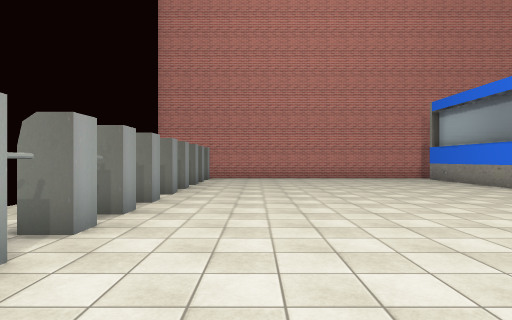
View 1 (above)

21 first-person views from a walk through a scene from a Unity 3-D project. The camera is 1.5 m above the floor, looks level and sees 75° across. The floor is counted in squares, 1.8 m on a side. Each view is taken from the middle of a square. On the plan, view 1 faces up. The plan holds only what a view shows up to about 11 squares ahead; the rest is blank. The place goes on beyond the plan. The player is left out. Some surface patterns are stand-ins.

View 2
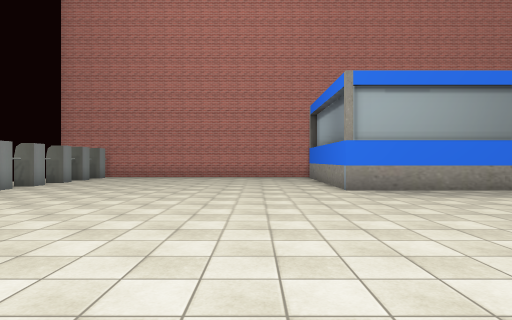

View 3
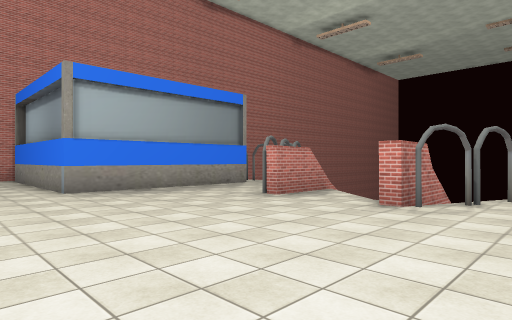

View 4
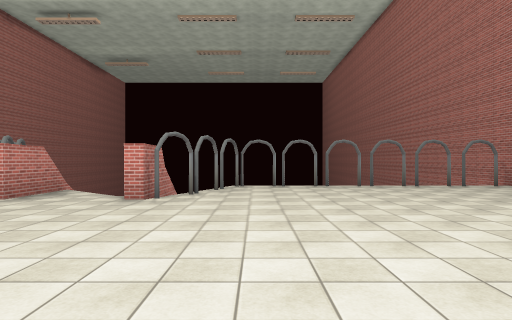

View 5
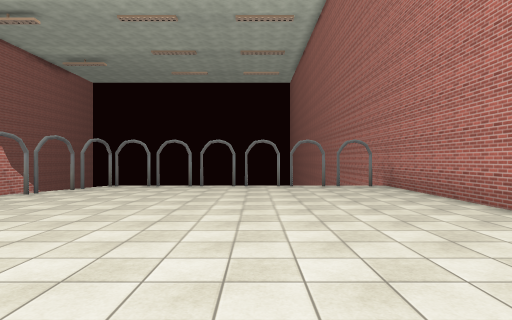

View 6
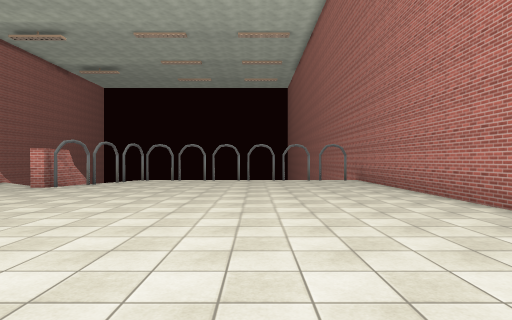

View 7
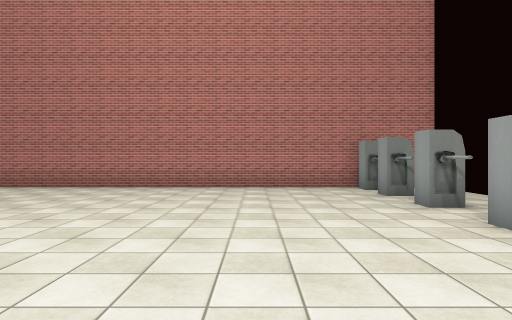

View 8
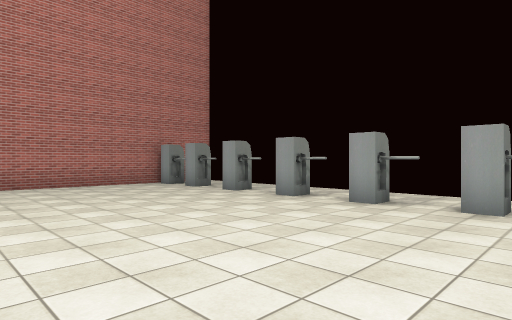

View 9
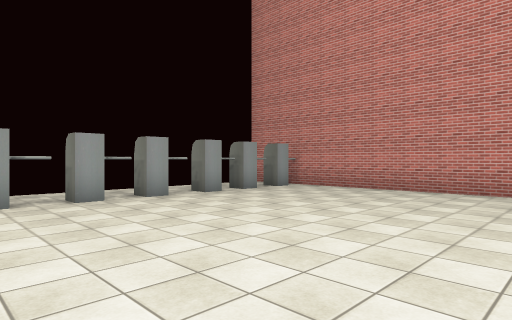

View 10
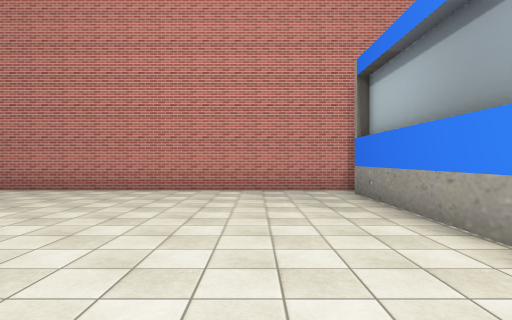

View 11
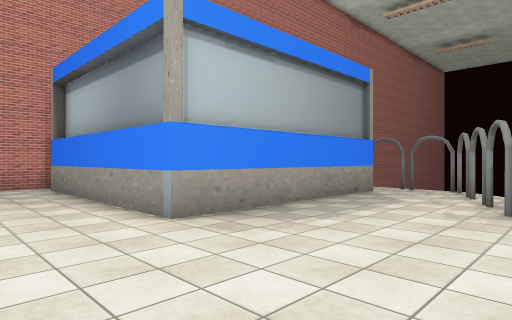

View 12
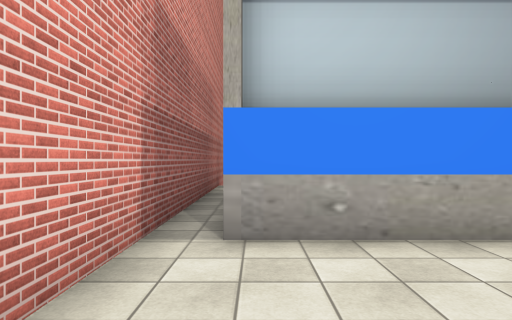

View 13
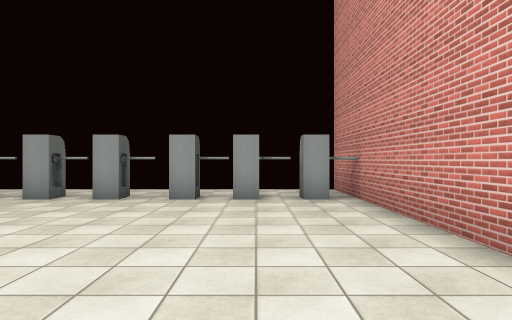

View 14
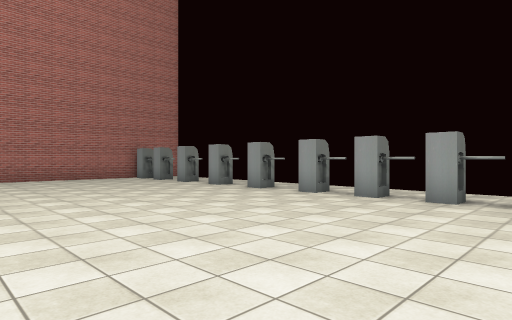

View 15
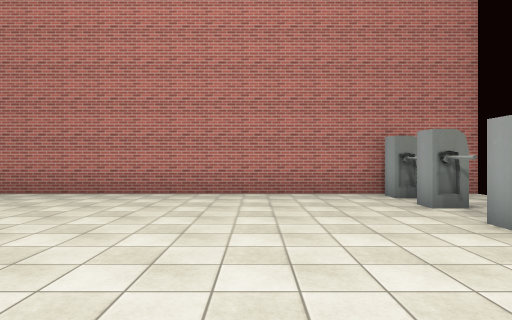

View 16
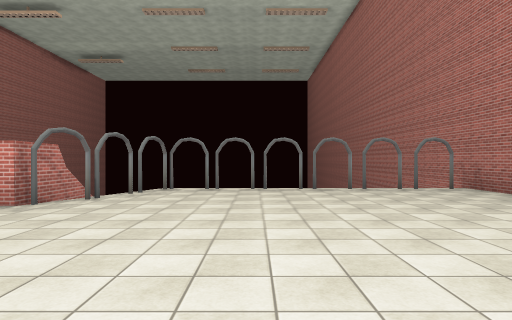

View 17
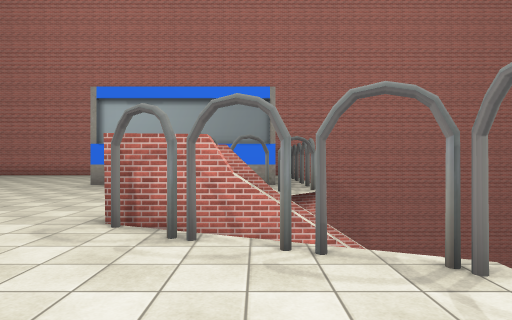

View 18
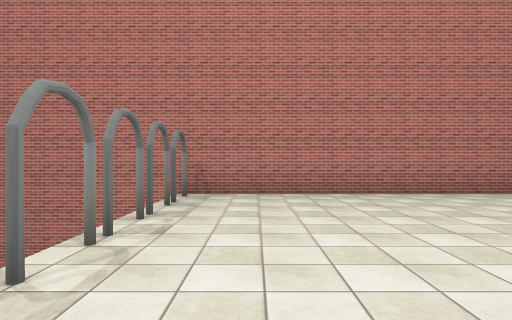

View 19
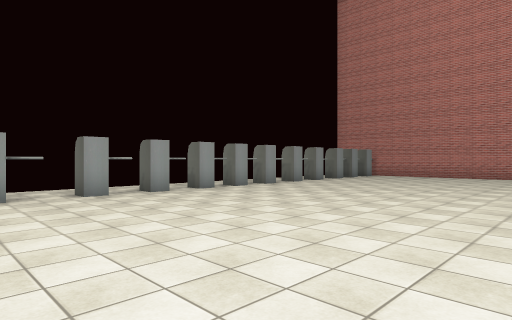

View 20
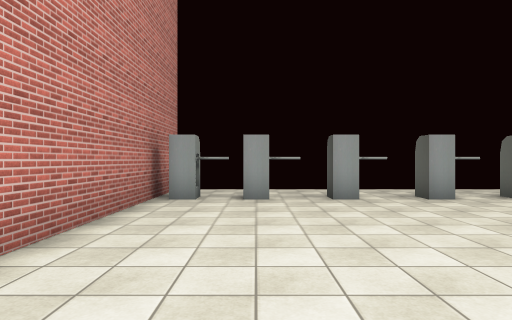

View 21
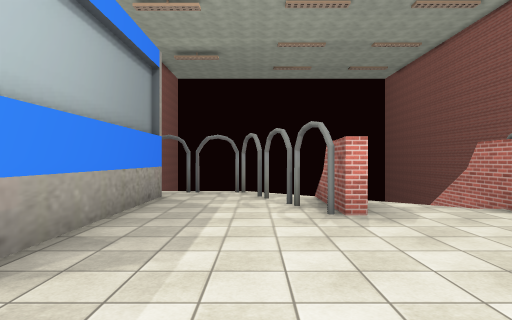

### Floor plan
Key: @ floor where view 1 was taken; # wall or solid block; x gap in a wall; . floor; v drop or lower ground; O other object.
Columns run from 5 left of view 1 to 17 right of it. Each row starts with its distance up from view 1.
 16 ####################
 15 #..#................x
 14 #..O.........#
 13 #..O.........#
 12 #..O.........#
 11 #..O.........#
 10 #..O.........#
  9 #..O.........######
  8 #..O................v
  7 #..O................v
  6 #..O................O
  5  ..O.............O#vv
  4  ..O..............vvv
  3 #..O..............v
  2 #..O.............#vv
  1 #..O.............Ovv
  0 #....@............OOv
 -1 #..O................v
 -2 #..O................v
 -3 #..O................v
 -4 #...................v
 -5 #..O................v
 -6 #..O................v
 -7 #..O................v
 -8 #..O................v
 -9 #..x................vvv
-10 #####################

Where each view was taken, in squares from view 1:
view 1: 0 up, 0 right, facing up
view 2: 1 down, 5 right, facing up
view 3: 1 down, 5 right, facing up-right
view 4: 1 down, 4 right, facing right
view 5: 5 down, 4 right, facing right
view 6: 5 down, 1 right, facing right
view 7: 1 up, 1 right, facing down
view 8: 2 up, 4 right, facing down-left
view 9: 6 up, 5 right, facing up-left
view 10: 6 up, 5 right, facing up
view 11: 4 up, 5 right, facing up-right
view 12: 14 up, 4 right, facing right
view 13: 13 up, 5 right, facing left
view 14: 6 up, 5 right, facing down-left
view 15: 1 down, 1 right, facing down
view 16: 3 down, 5 right, facing right
view 17: 3 down, 13 right, facing up
view 18: 1 down, 13 right, facing down
view 19: 2 down, 6 right, facing up-left
view 20: 7 down, 5 right, facing left
view 21: 6 up, 6 right, facing right
